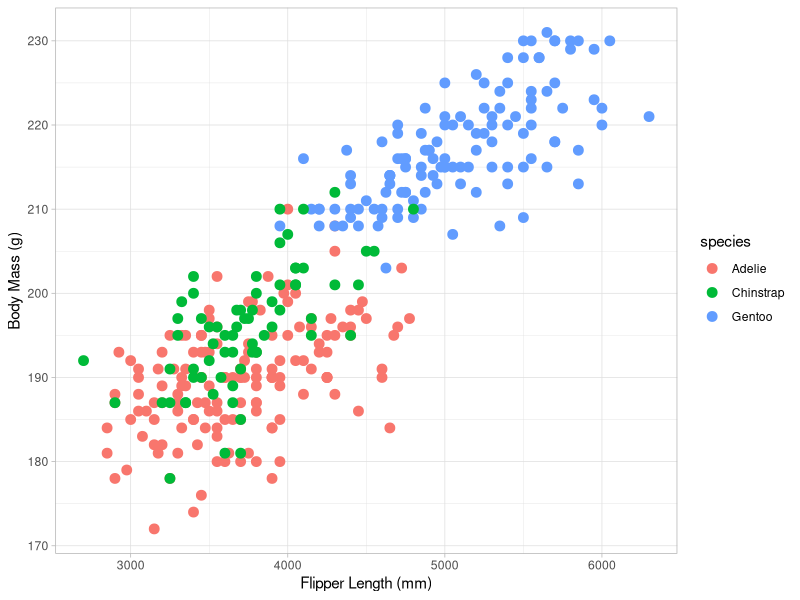

This chart was generated by the following R code:
## ---- chunk 1
knitr::opts_chunk$set(echo = TRUE)

# Load Libraries
library(tidyverse)
library(palmerpenguins)
## ---- chunk 2
#Load data
data(package = 'palmerpenguins')
## ---- chunk 3
ggplot(data = penguins, 
       aes(x = body_mass_g, 
           y = flipper_length_mm)) +
  geom_point(aes(color = species), size = 3) +
  labs(x = "Flipper Length (mm)",
       y = "Body Mass (g)") +
  theme_light()
 
